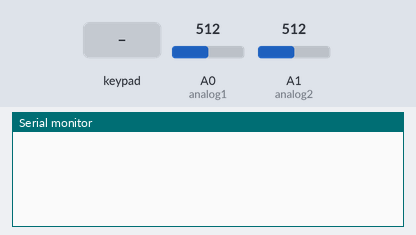
The sketch below on a simulated Arduino Leonardo, built with avr-gcc and run on an emulated ATmega32U4. Parts: the last lines printed to the serial monitor. Inputs (shaded band) come from the test bench; at power-on: A0 (analog1) = 512, A1 (analog2) = 512.

Above: at 1.2 s.
1.3 s: key '1' pressed
At 1.9 s:
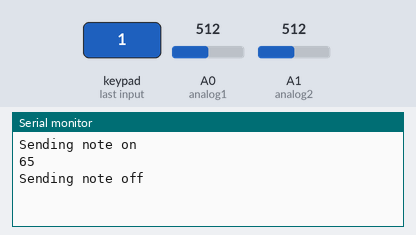
2.8 s: keypad keys 2 3 4 5 6 pressed 0.4 s apart
At 5.5 s:
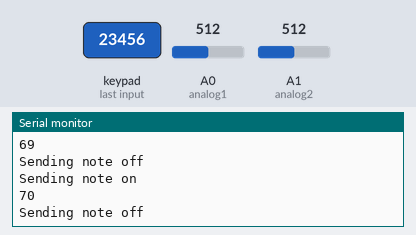
6.3 s: key 'g' pressed
At 7.0 s:
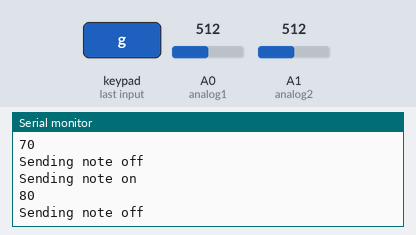
7.8 s: keypad keys 1 3 9 7 2 pressed 0.4 s apart
At 10.6 s:
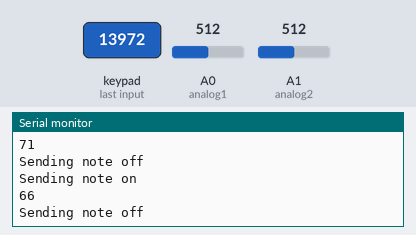
Timing chart, 0 to 12.1 s (numbered marks = the images above; inputs shaded):
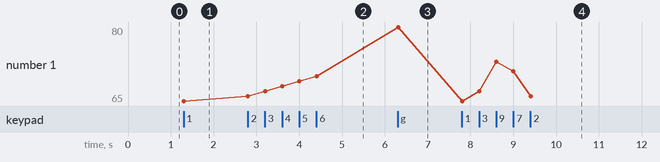

The sketch:

midi-controller.ino
```cpp
#include <Keypad.h>
#include <MIDIUSB.h>

const int ROW_NUM = 5; //four rows
const int COLUMN_NUM = 4; //three columns
const int NB_BUTTONS = ROW_NUM * COLUMN_NUM;

int analog1 = A0;
int analog2 = A1;
int analog1Old = 0;
int analog1New = 0;
int analog2Old = 0;
int analog2New = 0;
#define analog1CC 54
#define analog2CC 55

int note = 64;

char keys[ROW_NUM][COLUMN_NUM] = {
  {'1', '2', '3', 'g'},
  {'4', '5', '6', 'h'},
  {'7', '8', '9', 'i'},
  {'a', 'b', 'c', 'j'},
  {'d', 'e', 'f', 'k'},
};

byte pin_rows[ROW_NUM] = {2, 3, 4, 5, 6}; //connect to the row pinouts of the keypad
byte pin_column[COLUMN_NUM] = {16, 15, 14, 10}; //connect to the column pinouts of the keypad

Keypad keypad = Keypad( makeKeymap(keys), pin_rows, pin_column, ROW_NUM, COLUMN_NUM );
unsigned int buttons_state[NB_BUTTONS] = {0, 0, 0, 0, 0, 0 };

float floatMap(float x, float in_min, float in_max, float out_min, float out_max) {
  return (x - in_min) * (out_max - out_min) / (in_max - in_min) + out_min;
}

void noteOn(byte channel, byte pitch, byte velocity) {
  Serial.println(pitch);
  midiEventPacket_t noteOn = {0x09, 0x90 | channel, pitch, velocity};
  MidiUSB.sendMIDI(noteOn);
}
void noteOff(byte channel, byte pitch, byte velocity) {
  midiEventPacket_t noteOff = {0x08, 0x80 | channel, pitch, velocity};
  MidiUSB.sendMIDI(noteOff);
}

void setup() {
  Serial.begin(115200);

  pinMode(analog1, INPUT);
}

void controlChange(byte channel, byte control, byte value) {
  midiEventPacket_t event = {0x0B, 0xB0 | channel, control, value};
  MidiUSB.sendMIDI(event);
}

void loop() {
  char key = keypad.getKey();
  int note = 64;


//  Serial.print("Analog: ");
//  Serial.print(analogValue);
//  Serial.print(", Voltage: ");
//  Serial.println(voltage);

  if (key) {
    if (key == '1') {
      note = note + 1;
    } else if (key == '2') {
      note = note + 2;
    } else if (key == '3') {
      note = note + 3;
    } else if (key == '4') {
      note = note + 4;
    } else if (key == '5') {
      note = note + 5;
    } else if (key == '6') {
      note = note + 6;
    } else if (key == '7') {
      note = note + 7;
    } else if (key == '8') {
      note = note + 8;
    } else if (key == '9') {
      note = note + 9;
    } else if (key == 'a') {
      note = note + 10;
    } else if (key == 'b') {
      note = note + 11;
    } else if (key == 'c') {
      note = note + 12;
    } else if (key == 'd') {
      note = note + 13;
    } else if (key == 'e') {
      note = note + 14;
    } else if (key == 'f') {
      note = note + 15;
    } else if (key == 'g') {
      note = note + 16;
    } else if (key == 'h') {
      note = note + 17;
    } else if (key == 'i') {
      note = note + 18;
    } else if (key == 'j') {
      note = note + 19;
    }
    Serial.println("Sending note on");
    noteOn(1, note, 64);   // Channel 1, middle C, normal velocity
    MidiUSB.flush();
    delay(50);
    Serial.println("Sending note off");
    noteOff(1, note, 64);  // Channel 1, middle C, normal velocity
    MidiUSB.flush();
  }
  int pot1 = analogRead(analog1);
  int analog1New = analogRead(analog2);
  if (analog1New - analog1Old >= 35 || analog1Old - analog1New >= 35) {
      analog1Old = analog1New;
      analog1New = (map(analog1New, 1023, 0, 0, 120));
      analog1New = (constrain(analog1New, 0, 120));
      controlChange(2, analog1CC, analog1New );
      MidiUSB.flush();
  }
//
//  int pot2 = analogRead(analog2);
//  int analog2New = analogRead(analog2);
//  if (analog2New - analog2Old >= 35 || analog2Old - analog2New >= 35) {
//      analog2Old = analog2New;
//      analog2New = (map(analog2New, 1023, 0, 0, 120));
//      analog2New = (constrain(analog2New, 0, 120));
//      controlChange(2, analog2CC, analog2New );
//      MidiUSB.flush();
//  }
}
```

Measured:
- after the input at 1.3 s, the serial monitor: prints a new line at once (image 1)
- after the input at 2.8 s, the serial monitor: prints a new line at once (image 2)
- after the input at 6.3 s, the serial monitor: prints a new line at once (image 3)
- after the input at 7.8 s, the serial monitor: prints a new line at once (image 4)
- plotted number 1: 65 → 70 after the input at 2.8 s, 70 → 80 after the input at 6.3 s, 80 → 66 after the input at 7.8 s
